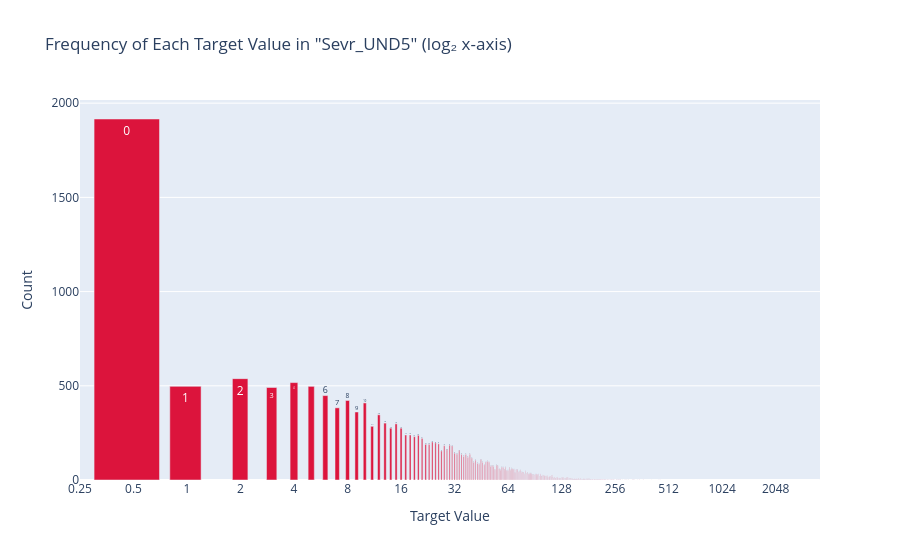

This figure's notebook cell:
### Code cell
plot_log2_frequency(dataset, 'Sevr_UND5')

### Figure 1 — Plotly figure (JSON) as saved in the notebook; plotly's stock layout.template omitted (floating-point values rounded to 4 significant figures; data arrays with more than 128 entries replaced by an {"elided": "..."} marker saying what was removed)
{"data": [{"hovertemplate": "Value: %{text}<br>Count: %{y}<extra></extra>", "marker": {"color": "crimson"}, "text": {"elided": "272 str values"}, "type": "bar", "x": {"elided": "272 float values"}, "y": {"elided": "272 int values"}}], "layout": {"title": {"text": "Frequency of Each Target Value in \"Sevr_UND5\" (log₂ x-axis)"}, "xaxis": {"dtick": 0.301, "title": {"text": "Target Value"}, "type": "log"}, "yaxis": {"title": {"text": "Count"}}}}
